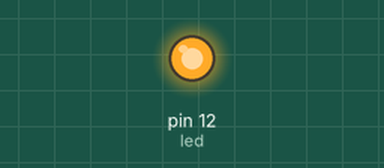
Bench run of a sketch on a simulated Arduino Uno, built with avr-gcc and run on an emulated ATmega328P. On the bench: output pins drawn as LEDs (lit = HIGH).

Above: at 1.2 s.
At 3.7 s:
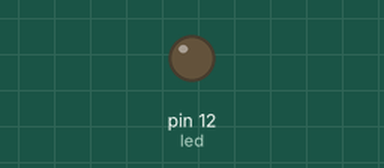
Timing chart, 0 to 6.5 s (numbered marks = the images above):
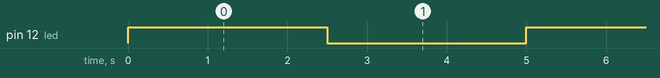

Measured:
- by itself, pin 12 (led): alternates HIGH for 2.5 s and LOW for 2.5 s

The sketch:

arduino23_kelas_XI_TKJ_1.ino
```cpp
int led = 12;

void setup()
{
  pinMode(led, OUTPUT);
}

void loop()
{
  digitalWrite(led, HIGH);
  delay(2500);
  digitalWrite(led, LOW);
  delay(2500);
}
```
